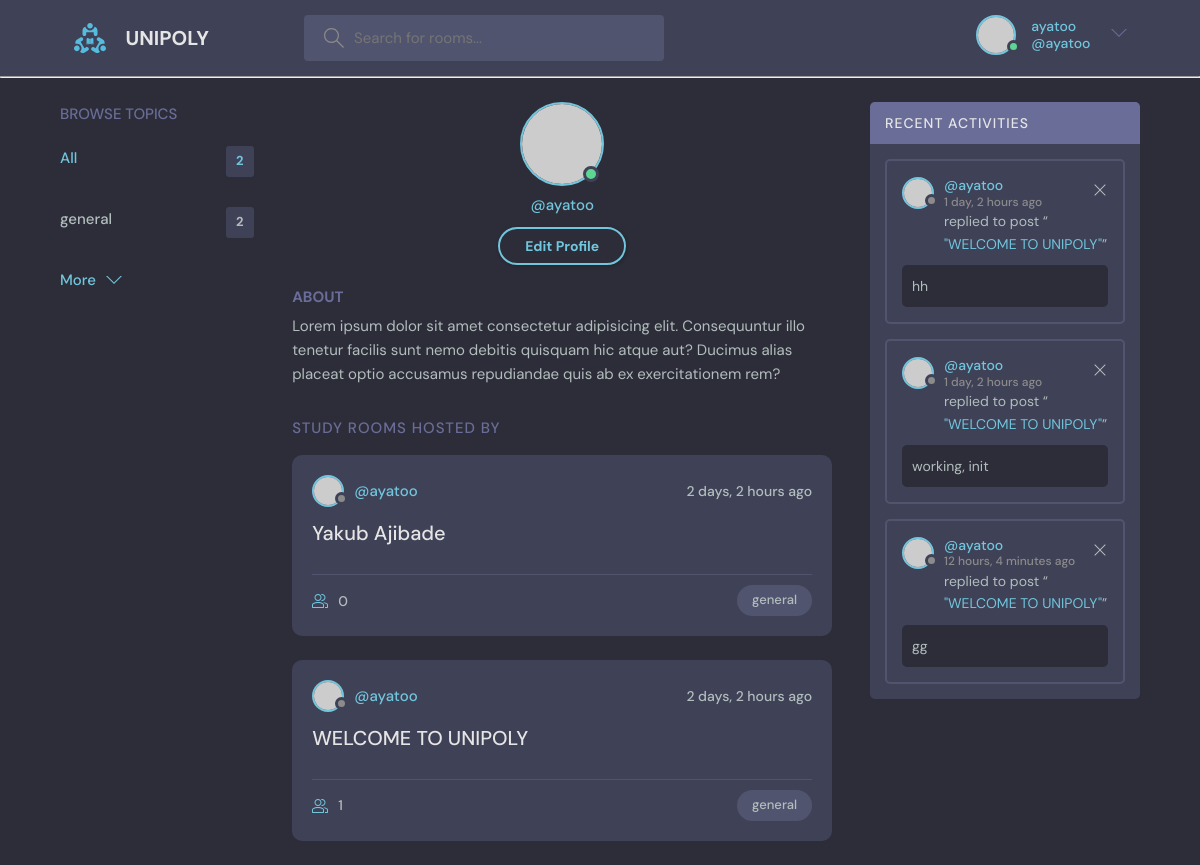
The app's page /user-profile/1/ (signed in) with its own data.
### base/models.py (models this page shows, shortened)
class Topic(models.Model):
    name = models.CharField(max_length=200)
    def __str__(self):
        return self.name

class Room(models.Model):
    host = models.ForeignKey(User, on_delete=models.SET_NULL, null=True)
    participants = models.ManyToManyField(User, related_name='participants', blank=True)
    topic = models.ForeignKey(Topic, on_delete=models.SET_NULL, null=True)
    question = models.TextField(null=True, blank=True)
    answer = models.CharField(max_length=255, null=True, blank=True, default=' ')
    name = models.CharField(max_length=200)
    description = models.TextField(null=True, blank=True)
    updated = models.DateTimeField(auto_now=True)
    created = models.DateTimeField(auto_now_add=True)
    slug = models.SlugField(blank=True)
    class Meta:
        ordering = ["-updated", '-created']
    def __str__(self):
        return self.name

class Message(models.Model):
    user = models.ForeignKey(User, on_delete=models.CASCADE)
    room = models.ForeignKey(Room, on_delete=models.CASCADE)
    body = models.TextField(null=False)
    updated = models.DateTimeField(auto_now=True)
    created = models.DateTimeField(auto_now_add=True)
    class Meta:
        ordering = ["updated", 'created']
    def __str__(self):
        return self.body[0:50]

### base/views.py (the view)
# urls.py: path('user-profile/<str:pk>/', views.userprofile, name = "userprofile"),
def userprofile(request, pk):
    user = User.objects.get(id=pk)
    rooms = user.room_set.all()
    room_messages = user.message_set.all()
    topics = Topic.objects.all()
    context = {"user": user, 'rooms': rooms, 'room_messages': room_messages, 'topics': topics}
    return render(request, "base/user_profile.html", context)

### base/templates/base/user_profile.html (shortened to what this page needs)
{% extends 'main.html' %}
{% block content %}
  <main class="profile-page layout layout--3">
    <div class="container">
        {% include "base/topics.html" %}
      <div class="roomList">
        <div class="profile">
          <div class="profile__avatar">
            <div class="avatar avatar--large active">
              <img src="https://randomuser.me/api/portraits/men/11.jpg" />
            </div>
          </div>
          <div class="profile__info">
            <p>@{{user.username}}</p>
            {% if request.user == user%}
            <a href="{% url 'edituser' user.id %}" class="btn btn--main btn--pill">Edit Profile</a>
            {% else %}
            <a href="#" class="btn btn--main btn--pill">send message</a>
            {% endif %}
          </div>
          <div class="profile__about">
            <h3>About</h3>
            <p>
              Lorem ipsum dolor sit amet consectetur adipisicing elit. Consequuntur illo tenetur
              facilis sunt nemo debitis quisquam hic atque aut? Ducimus alias placeat optio
              accusamus repudiandae quis ab ex exercitationem rem?
            </p>
          </div>
        </div>
        <div class="roomList__header">
          <div>
            <h2>Study Rooms Hosted by {{room.host}}</a>
            </h2>
          </div>
        </div>
        {% include "base/feed.html" %}
      </div>
        {% include "base/recent_activity.html" %}
    </div>
  </main>
{% endblock %}

### templates/nav_bar.html (shortened to what this page needs)
{% load static %}
<header class="header header--loggedIn">
    <div class="container">
      <a href="{% url 'home' %}" class="header__logo">
        <img src="{% static 'images/logo.svg' %}" />
        <h1>UNIPOLY</h1>
      </a>
      <form class="header__search" method="GET" action="{% url 'home' %}">
        <label>
          <input name="q" placeholder="Search for rooms..." />
        </label>
      </form>
      <nav class="header__menu">
        {% if request.user.is_authenticated %}
        <div class="header__user">
          <a href="{% url 'userprofile' user.id %}">
            <div class="avatar avatar--medium active">
              <img src="https://randomuser.me/api/portraits/men/37.jpg" />
            </div>
            <p><span id='username'>{{request.user.username}}</span> <span>@{{request.user.username}}</span></p>
          </a>
          <button class="dropdown-button">
            <svg version="1.1" xmlns="http://www.w3.org/2000/svg" width="32" height="32" viewBox="0 0 32 32">
              <title>chevron-down</title>
              <path d="M16 21l-13-13h-3l16 16 16-16h-3l-13 13z"></path>
            </svg>
          </button>
        </div>
        {% else %}
        <a href="{% url 'login'%}">
          <img src="{% static 'images/avatar.svg' %}" />
          <p>Login</p>
        </a>
        {% endif %}
      </nav>
    </div>
  </header>
<hr>

### base/templates/base/topics.html
<div class="topics">
    <div class="topics__header">
      <h2>Browse Topics</h2>
    </div>
    <ul class="topics__list">
      <li>
        <a href="{% url 'home' %}" class="active">All <span>{{rooms.count}}</span></a>
      </li>
      {% for topic in topics%}
      <li>
        <a href="{% url 'home' %}?q={{topic.name}}">{{topic.name}} <span>{{topic.room_set.all.count}}</span></a>
      </li>
      {% endfor %}
    </ul>
    <a class="btn btn--link" href="{% url 'topics' %}">
      More
      <svg version="1.1" xmlns="http://www.w3.org/2000/svg" width="32" height="32" viewBox="0 0 32 32">
        <title>chevron-down</title>
        <path d="M16 21l-13-13h-3l16 16 16-16h-3l-13 13z"></path>
      </svg>
    </a>
  </div>

### base/templates/base/feed.html (shortened to what this page needs)
{% for room in rooms %}
<div class="roomListRoom">
    <div class="roomListRoom__header">
      <a href="{% url 'userprofile' room.host.id %}" class="roomListRoom__author">
        <div class="avatar avatar--small">
          <img src="https://randomuser.me/api/portraits/women/11.jpg" />
        </div>
        <span>@{{room.host.username}}</span>
      </a>
      <div class="roomListRoom__actions">
        <span>{{room.created|timesince}} ago</span>
      </div>
    </div>
    <div class="roomListRoom__content">
      <a href="{% url 'room' room.id %}">{{room.name}}</a>
    </div>
    <div class="roomListRoom__meta">
      <a href="{% url 'room' room.id %}" class="roomListRoom__joined">
        {{room.participants.all.count}}
      </a>
      <p class="roomListRoom__topic">{{room.topic}}</p>
    </div>
  </div>
  {% endfor %}

### base/templates/base/recent_activity.html
<div class="activities">
    <div class="activities__header">
      <h2>Recent Activities</h2>
    </div>
 {% for message in room_messages %}
    <div class="activities__box">
      <div class="activities__boxHeader roomListRoom__header">
        <a href="{% url 'userprofile' message.user.id %}" class="roomListRoom__author">
          <div class="avatar avatar--small">
            <img src="https://randomuser.me/api/portraits/women/11.jpg" />
          </div>
          <p>
            @{{message.user.username}}
            <span>{{message.created|timesince}} ago</span>
          </p>
        </a>
        {% if request.user == message.user %}
        <div class="roomListRoom__actions">
          <a href="{% url 'deletemessage' message.id %}">
            <svg version="1.1" xmlns="http://www.w3.org/2000/svg" width="32" height="32" viewBox="0 0 32 32">
              <title>remove</title>
              <path
                d="M27.314 6.019l-1.333-1.333-9.98 9.981-9.981-9.981-1.333 1.333 9.981 9.981-9.981 9.98 1.333 1.333 9.981-9.98 9.98 9.98 1.333-1.333-9.98-9.98 9.98-9.981z"
              ></path>
            </svg>
          </a>
        </div>
        {%endif%}
    </div>
      <div class="activities__boxContent">
        <p>replied to post “<a href="{% url 'room' message.room.id %}">"{{message.room}}"</a>”</p>
        <div class="activities__boxRoomContent">
          {{message}}
        </div>
      </div>
    </div>
{%endfor%}
  </div>

### records on screen
Topic: name "general", room_set.all.count "2"
Room: host.username "ayatoo", created "2 days, 2 hours", name "Yakub Ajibade", participants.all.count "0", topic "general"
Room: host.username "ayatoo", created "2 days, 2 hours", name "WELCOME TO UNIPOLY", participants.all.count "1", topic "general"
Message: user.username "ayatoo", created "1 day, 2 hours", room "WELCOME TO UNIPOLY", body "hh"
Message: user.username "ayatoo", created "1 day, 2 hours", room "WELCOME TO UNIPOLY", body "working, init"
Message: user.username "ayatoo", created "12 hours, 4 minutes", room "WELCOME TO UNIPOLY", body "gg"

### other values on screen
{{ request.user.username }} "ayatoo"
{{ rooms.count }} "2"
{{ user.username }} "ayatoo"
